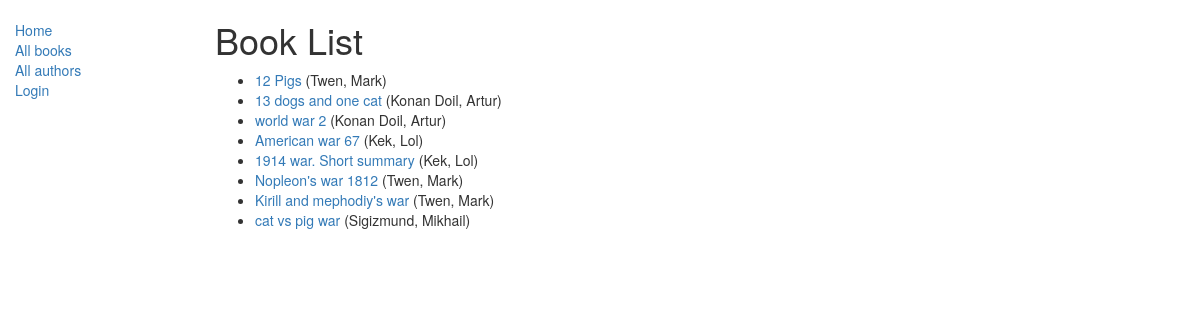
/catalog/books/, run on the app's committed database.
### catalog/models.py (models this page shows, shortened)
class Book(models.Model):
    title = models.CharField(max_length=200)
    author = models.ForeignKey('Author', on_delete=models.SET_NULL, null=True)
    summary = models.TextField(max_length=1000, help_text="Enter a brief description of the book")
    isbn = models.CharField('ISBN',max_length=13, help_text='13 Character <a href="https://www.isbn-international.org/content/what-isbn">ISBN number</a>')
    genre = models.ManyToManyField(Genre, help_text="Select a genre for this book")
    def display_genre(self):
        """
        Creates a string for the Genre. This is required to display genre in Admin.
        """
        return ', '.join([ genre.name for genre in self.genre.all()[:3] ])
    display_genre.short_description = 'Genre'
    def get_absolute_url(self):
        return reverse('book-detail', args=[str(self.id)])

class Author(models.Model):
    first_name = models.CharField(max_length=100)
    last_name = models.CharField(max_length=100)
    date_of_birth = models.DateField(null=True, blank=True)
    date_of_death = models.DateField('Died', null=True, blank=True)
    def __str__(self):
        return '%s, %s' % (self.last_name, self.first_name)
    class Meta:
        ordering = ['last_name']

### catalog/views.py (the view)
class BookListView(generic.ListView):
    model = Book
    paginate_by = 10
    def get_queryset(self):
        return Book.objects.all()

### catalog/templates/catalog/book_list.html
{% extends "base_generic.html" %}
{% block content %}
    <h1>Book List</h1>
    {% if book_list %}
    <ul>
      {% for book in book_list %}
      <li>
        <a href="{{ book.get_absolute_url }}">{{ book.title }}</a> ({{book.author}})
      </li>
      {% endfor %}
    </ul>
    {% else %}
      <p>There are no books in the library.</p>
    {% endif %}
{% endblock %}

### data on the page
Book: title "12 Pigs", author "Twen, Mark"
Book: title "13 dogs and one cat", author "Konan Doil, Artur"
Book: title "world war 2", author "Konan Doil, Artur"
Book: title "American war 67", author "Kek, Lol"
Book: title "1914 war. Short summary", author "Kek, Lol"
Book: title "Nopleon's war 1812", author "Twen, Mark"
Book: title "Kirill and mephodiy's war", author "Twen, Mark"
Book: title "cat vs pig war", author "Sigizmund, Mikhail"
